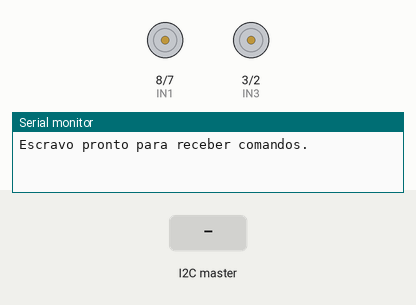
A sketch run on a simulated Arduino Uno, built with avr-gcc and run on an emulated ATmega328P. Parts: motor-driver pin pairs drawn as motors (green arrow = first pin HIGH = forward, orange = second pin HIGH = backward, longer = more drive, scaled by the enable pin), the last lines printed to the serial monitor. Inputs (shaded band) come from the test bench.

Above: at 1.2 s.
1.3 s: the I2C master sends the byte 1
At 2.2 s:
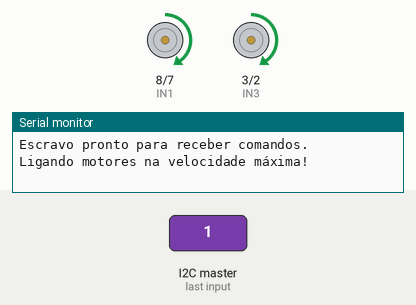
Timing chart, 0 to 4.3 s (numbered marks = the images above; inputs shaded):
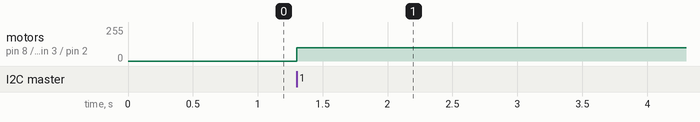

Measured:
- after the input at 1.3 s, motor on pin 8 (IN1) / pin 7 (IN2), motor on pin 3 (IN3) / pin 2 (IN4): stopped → forward 100/255 at once

The sketch:

Codigo_escravo.ino
```cpp
#include <Wire.h>

#define ENA 9
#define IN1 8
#define IN2 7
#define ENB 6
#define IN3 3
#define IN4 2

void setup() {
  Wire.begin(8);  // Inicializa o escravo no endereço 8
  Wire.onReceive(receiveEvent);  // Define o manipulador para receber dados

  // Configuração dos pinos do motor
  pinMode(ENA, OUTPUT);
  pinMode(IN1, OUTPUT);
  pinMode(IN2, OUTPUT);
  pinMode(ENB, OUTPUT);
  pinMode(IN3, OUTPUT);
  pinMode(IN4, OUTPUT);

  Serial.begin(9600);
  Serial.println("Escravo pronto para receber comandos.");
}

void loop() {
  // Código adicional, se necessário
}

void receiveEvent(int howMany) {
  while (Wire.available()) {
    int command = Wire.read();
    if (command == 1) {  // Comando para ligar os motores
      Serial.println("Ligando motores na velocidade máxima!");

      // Motor esquerdo
      analogWrite(ENA, 100);  // Velocidade máxima
      digitalWrite(IN1, HIGH);
      digitalWrite(IN2, LOW);

      // Motor direito
      analogWrite(ENB, 100);  // Velocidade máxima
      digitalWrite(IN3, HIGH);
      digitalWrite(IN4, LOW);
    }
  }
}
```
